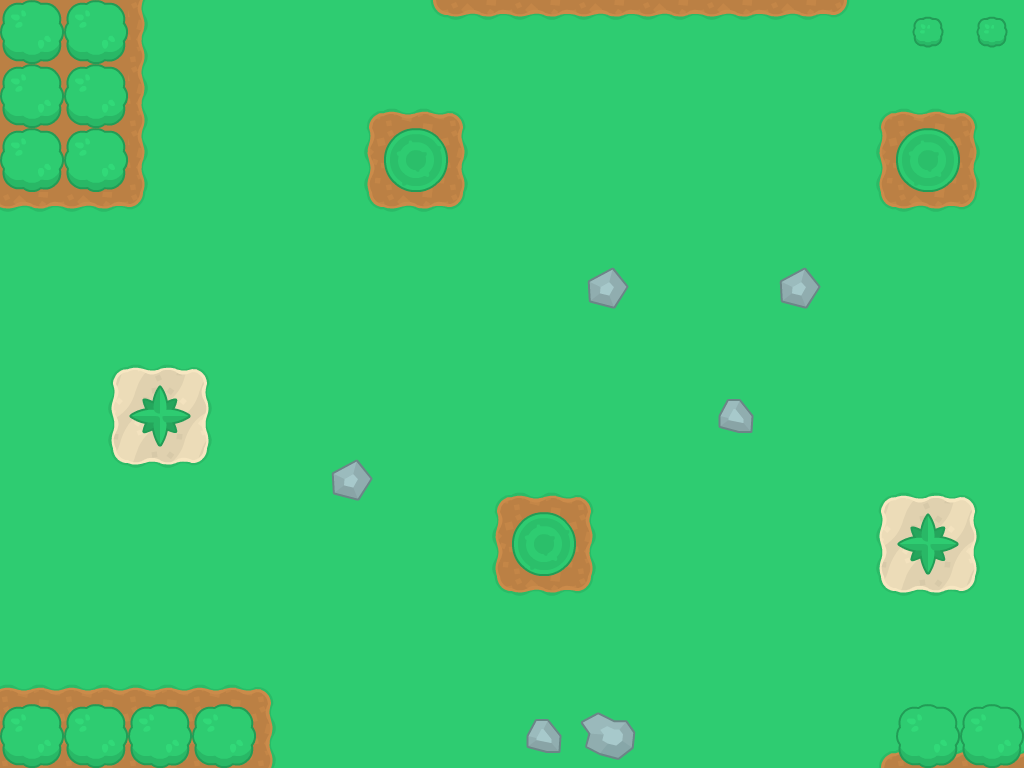

This game map was drawn from its Tiled (.tmx) file and the tilesets committed beside it. A one-line description and the full map source follow:
An orthogonal 16x12 tile map with 64x64 px tiles, 2 tile layers (Tile Layer 1, Tile Layer 2).

<map version="1.2" tiledversion="1.3.2" orientation="orthogonal" renderorder="right-down" compressionlevel="0" width="16" height="12" tilewidth="64" tileheight="64" infinite="0" nextlayerid="3" nextobjectid="1">
 <editorsettings>
  <export target="tilemap.csv" format="csv" />
 </editorsettings>
 <tileset firstgid="1" source="towerDefense_tilesheet.tsx" />
 <layer id="1" name="Tile Layer 1" width="16" height="12">
  <data encoding="csv">
51,51,95,120,120,120,116,117,117,117,117,117,117,118,120,120,
51,51,95,120,125,70,71,72,125,125,125,125,125,70,71,72,
51,51,95,120,125,93,94,95,120,120,120,120,120,93,94,95,
117,117,118,120,125,116,117,118,125,125,125,120,120,116,117,118,
120,120,120,120,120,120,120,120,120,120,125,120,120,125,125,120,
120,75,76,77,125,125,125,125,120,120,125,120,120,120,125,120,
120,98,99,100,125,120,120,125,120,120,125,120,125,125,125,120,
120,121,122,123,125,120,120,70,71,72,125,120,125,75,76,77,
120,120,125,125,125,120,120,93,94,95,125,120,125,98,99,100,
120,120,120,120,120,120,120,116,117,118,125,120,125,121,122,123,
71,71,71,71,72,120,120,125,125,125,125,120,125,125,125,125,
168,168,168,168,95,120,120,120,120,120,120,120,120,70,71,71
</data>
 </layer>
 <layer id="2" name="Tile Layer 2" width="16" height="12">
  <data encoding="csv">
131,131,0,0,0,0,0,0,0,0,0,0,0,0,132,132,
131,131,0,0,0,0,0,0,0,0,0,0,0,0,0,0,
131,131,0,0,0,0,134,0,0,0,0,0,0,0,134,0,
0,0,0,0,0,0,0,0,0,0,0,0,0,0,0,0,
0,0,0,0,0,0,0,0,0,138,0,0,138,0,0,0,
0,0,0,0,0,0,0,0,0,0,0,0,0,0,0,0,
0,0,135,0,0,0,0,0,0,0,0,136,0,0,0,0,
0,0,0,0,0,138,0,0,0,0,0,0,0,0,0,0,
0,0,0,0,0,0,0,0,134,0,0,0,0,0,135,0,
0,0,0,0,0,0,0,0,0,0,0,0,0,0,0,0,
0,0,0,0,0,0,0,0,0,0,0,0,0,0,0,0,
131,131,131,131,0,0,0,0,136,137,0,0,0,0,131,131
</data>
 </layer>
</map>
